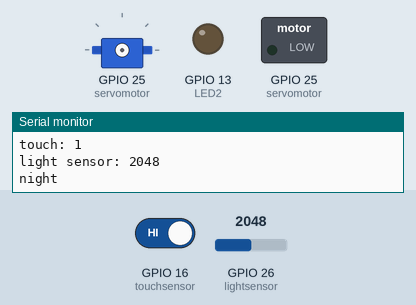
Simulated run of this sketch. Board: ESP32. Shown: servo, switched loads named in the sketch (green lamp = pin HIGH), output pins drawn as LEDs (lit = HIGH), the last lines printed to the serial monitor. Dashed ring = blinking. The inputs (shaded band) are chosen by the test bench; at power-on: GPIO 26 (lightsensor) = 2048, GPIO 16 (touchsensor) HIGH. Servo pulses on a pin are drawn as a servo (544–2400 µs = 0–180°).

Above: at 1.2 s.
1.3 s: GPIO 26 (lightsensor) set to 3426
2.8 s: GPIO 26 (lightsensor) set to 3555
At 3.26 s:
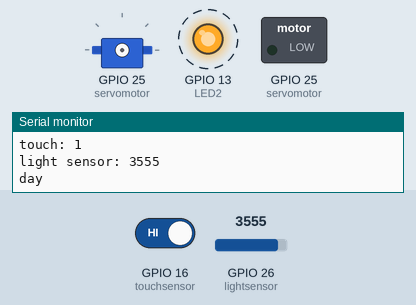
5.8 s: GPIO 16 (touchsensor) driven LOW
At 7.6 s:
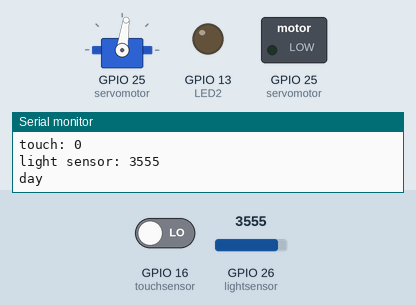
8.8 s: GPIO 16 (touchsensor) driven HIGH
At 10.06 s:
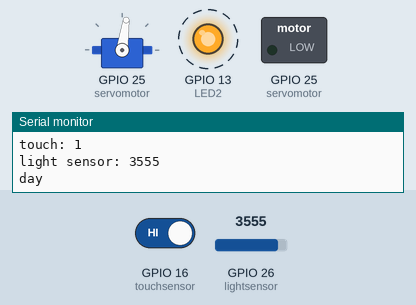
11.8 s: GPIO 26 (lightsensor) set to 2866
At 11.8 s:
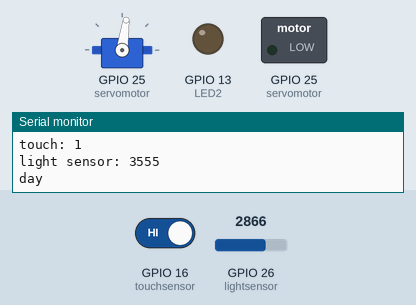
13.3 s: GPIO 26 (lightsensor) set to 3603
At 13.57 s:
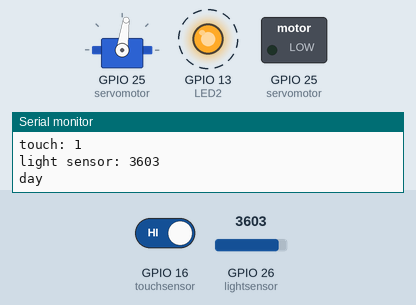
Timing chart, 0 to 17.3 s (numbered marks = the images above; inputs shaded):
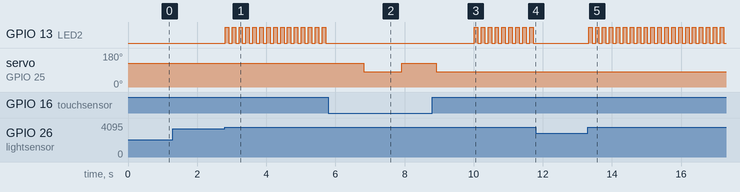

The sketch:

ELEPHANT_Adaptability-of-the-trunk_Code_Solution_Task4.ino
```cpp
// LED
// GPIO
#define LED2 13

// touch sensor
// GPIO
#define touchsensor 16

// lightsensor
// GPIO
#define lightsensor 26
// set treshold for light sensor
#define lightsensor_treshold 3500

// servomotor
// library
#include <ESP32_Servo.h>
// GPIO
#define servomotor 25
// PWM properties servomotor
int servomotor_Channel = 0;
int servomotor_Frequency = 50;
int servomotor_Resolution = 16;
// define servomotor angles
int servomotor_Angle_Min = 80;
int servomotor_Angle_Max = 120;

// command_servomotor(): give the angle to the function command_servomotor() and move to the servomotor to the servomotor_Angle
void command_servomotor(float servomotor_Angle)
{
  //convert 0-180 degrees to 0-65536
  uint32_t conv = (((servomotor_Angle / 180.0) * 2000) / 20000.0 * 65536.0) + 1634;
  ledcWrite(servomotor_Channel, conv);
}

// global variables
char serialprint_buffer[100];

// setup the components.
void setup()
{
  // setup the LED as OUTPUT
  pinMode(LED2, OUTPUT);

  // setup the touch sensor as INPUT
  pinMode(touchsensor, INPUT);

  // setup the light sensor as INPUT
  pinMode(lightsensor, INPUT);

  // setup servomotor as OUTPUT
  pinMode(servomotor, OUTPUT);
  // attach the channel to the GPIO to be controlled
  ledcAttachPin(servomotor, servomotor_Channel);
  // define the PWM functionalities of the channel
  ledcSetup(servomotor_Channel, servomotor_Frequency, servomotor_Resolution);

  // setup the serial communication
  Serial.begin(9600);
}

void loop()
{
  // read and print the current touch sensor value to the serial monitor
  int touchsensor_value = digitalRead(touchsensor);
  sprintf(serialprint_buffer, "touch: %d", touchsensor_value);
  Serial.println(serialprint_buffer);

  // read the current light sensor value
  int lightsensor_value = analogRead(lightsensor);
  sprintf(serialprint_buffer, "light sensor: %d", lightsensor_value);
  Serial.println(serialprint_buffer);

  // day mode: If it's bright enough, print "day" into the serial monitor.
  if (lightsensor_value >= lightsensor_treshold) {
    Serial.println("day");
    // If no touch is detected, move the trunk.
    if (touchsensor_value == LOW) {
      // create a movement of the servomotor to angle max and min
      command_servomotor(servomotor_Angle_Max);
      delay(1000);
      command_servomotor(servomotor_Angle_Min);
      delay(1000);
    }
    //  If a touch is detected, flash the LED.
    else {
      digitalWrite(LED2, HIGH);
      delay(100);
    }
  }
  // night mode: If it's dark engough, print "night" into the serial monitor.
  else {
    Serial.println("night");
  }
  digitalWrite(LED2, LOW);
  delay(100);
}
```

Measured:
- the behaviour switches between 3499 and 3500 on GPIO 26 (lightsensor) (found by bisection; images 0 and 1)
- after the input at 2.8 s, GPIO 13 (LED2): alternates HIGH for 0.10 s and LOW for 0.10 s, starting at once
- after the input at 5.8 s, GPIO 13 (LED2): stops changing and stays LOW; servo on GPIO 25 (servomotor): 125° → 82° after 1.0 s, → 125° 1.1 s later
- after the input at 8.8 s, GPIO 13 (LED2): alternates HIGH for 0.10 s and LOW for 0.10 s, starting after 1.2 s; servo on GPIO 25 (servomotor): goes on until 8.9 s, then stays 82°
- after the input at 11.8 s, GPIO 13 (LED2): stops changing and stays LOW
- after the input at 13.3 s, GPIO 13 (LED2): alternates HIGH for 0.10 s and LOW for 0.10 s, starting at once
